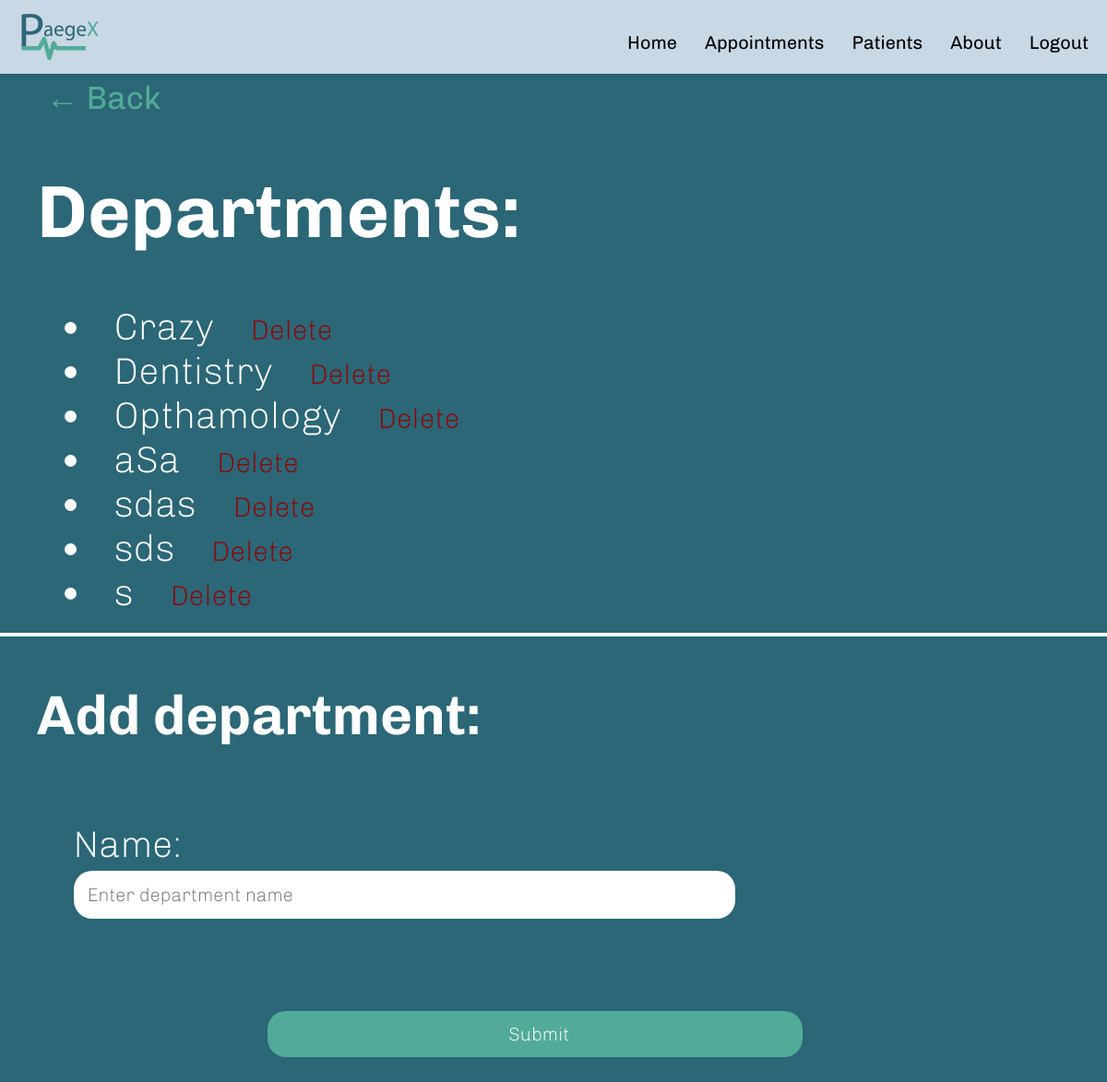
The page /appointments/departments (signed in) on the database as committed earlier.
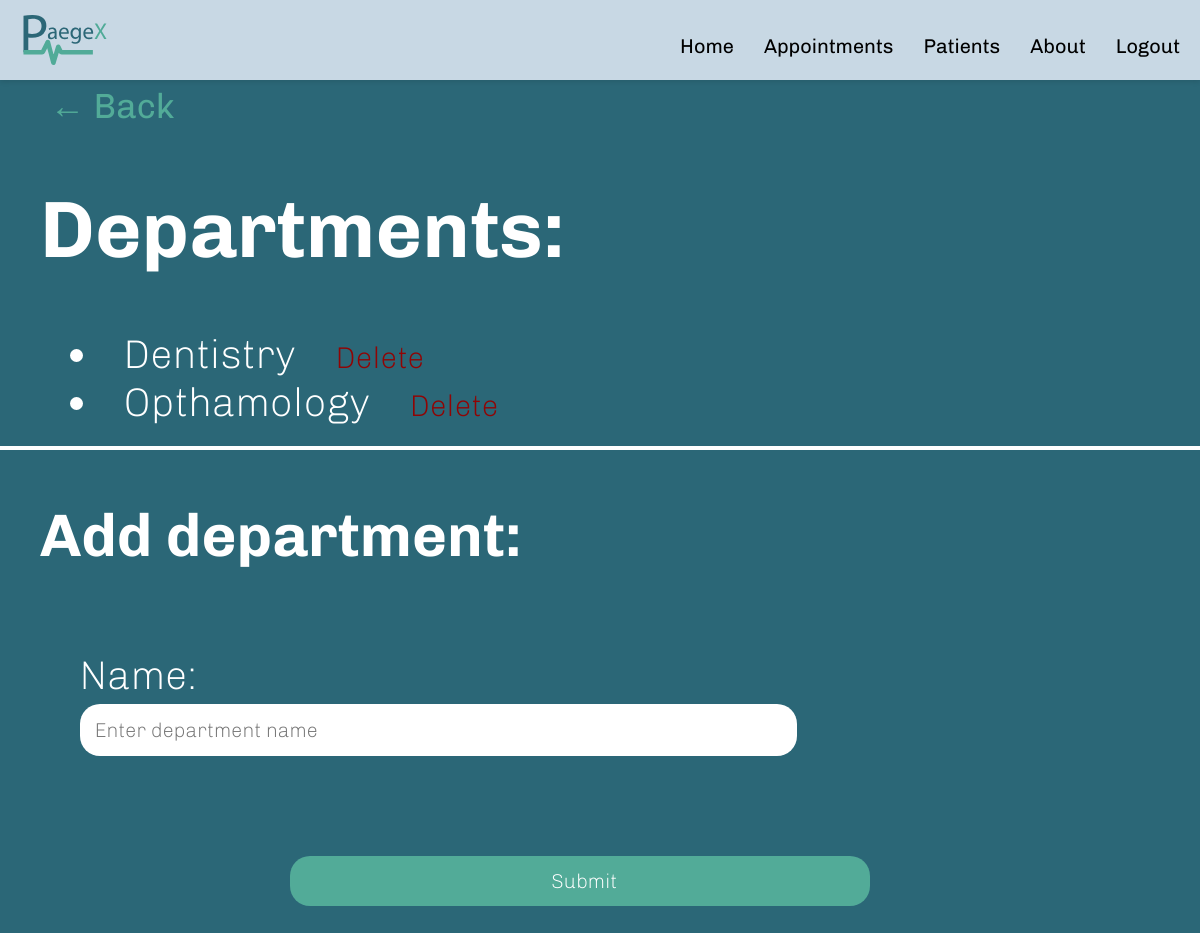
The same page on the database as committed later.
### appointments/models.py (models this page shows, shortened)
class Department(models.Model):
    name = models.CharField(max_length=64)
    user = models.ForeignKey(User, on_delete=models.SET_NULL, null=True, blank=True)

### appointments/views.py (the view)
# urls.py: path("departments", views.departments, name="departments"),
@login_required(login_url='loginPage')
def departments(request):
    user=request.user
    return render(request, "appointments/departments.html", {
        "departments": Department.objects.filter(user=user)
    })

### appointments/templates/appointments/departments.html (shortened to what this page needs)
{% extends "users/layoutMenu.html" %}
{% block body %}
<a onClick="javascript:history.go(-1)" class="pageLinks">&larr; Back</a>
    <h1>Departments:</h1>
    {% for department in departments %}
    <div>
        <li>{{ department.name }} <a href="{% url 'removeDepartment' department.id %}" class="deleteButton"> Delete</a></li>
    </div>
    {% endfor %}
    <hr>
    <h2>Add department:</h2>
    <form action = "{% url 'addDepartment' %}" method="POST">
        <div class="addForm">
            Name:<br>
            <input type="text" name="departmentName" placeholder="Enter department name" required>
        </div>
        <div class="submitWrapper">
            <input class="submitButton" type="submit">
        </div>
    </form>
{% endblock %}

Rows that differ between the two databases and show on the page:
removed Department: name "Crazy"
removed Department: name "aSa"
removed Department: name "sdas"
removed Department: name "sds"
removed Department: name "s"
